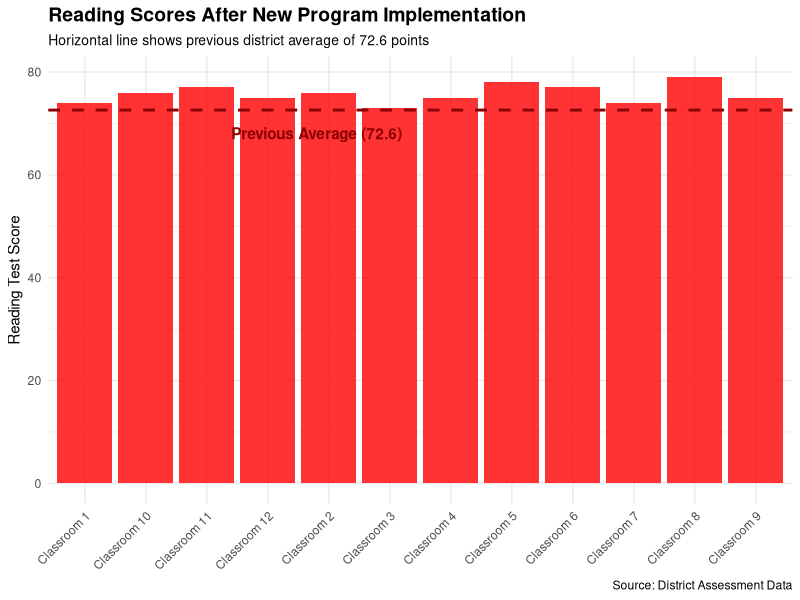

The R script that drew this image:
## ---- chunk 1
knitr::opts_chunk$set(echo = TRUE)
library(tidyverse)
## ---- chunk 2
# Known information about reading scores before the new program
prior_mean <- 72.6  # average score
prior_sd <- 4.8     # standard deviation

# Reading scores after implementing the new program (12 classrooms)
new_scores <- c(74, 76, 73, 75, 78, 77, 74, 79, 75, 76, 77, 75) # Replace with the actual scores

# Create a journalist-friendly dataset
score_data <- tibble(
  classroom = paste("Classroom", 1:12),
  reading_score = new_scores
)

# View the data
score_data
## ---- chunk 3
# Calculate statistics based on the new reading scores
new_stats <- score_data |> 
  summarise(
    mean = mean(reading_score),
    sd = sd(reading_score),
    n = n()
  )

new_stats
## ---- chunk 4
# STUDENT TASK: Choose an appropriate fill color for the bars
my_fill_color <- "red" # Replace with a color name like "royalblue", "darkgreen", etc.

# Create a visualization comparing new scores to the previous average
score_data |> 
ggplot(aes(x = classroom, y = reading_score)) +
  geom_col(fill = my_fill_color, alpha = 0.8) +
  geom_hline(yintercept = prior_mean, color = "darkred", size = 1, linetype = "dashed") +
  annotate("text", x = 2, y = prior_mean - 1, 
           label = "Previous Average (72.6)",  hjust = -0.5, vjust= 2, fontface = "bold", color = "darkred") +
  labs(
    title = "Reading Scores After New Program Implementation",
    subtitle = "Horizontal line shows previous district average of 72.6 points",
    x = NULL,
    y = "Reading Test Score",
    caption = "Source: District Assessment Data"
  ) +
  theme_minimal() +
  theme(
    plot.title = element_text(face = "bold", size = 14),
    plot.subtitle = element_text(size = 10),
    axis.text.x = element_text(angle = 45, hjust = 1)
  )
## ---- chunk 5
# Set the significance level for your test
alpha_level <- 0.05 # Replace with the appropriate value

# Perform a one-sample t-test
# Since we want to know if scores improved (increased), we use a one-sided test (alternative = "greater")
t_test_result <- t.test(
  score_data$reading_score,
  mu = prior_mean,
  alternative = "greater"
)

# Display the results
t_test_result
## ---- chunk 6
# Get the p-value
p_value <- t_test_result$p.value

# Calculate the 95% confidence interval
ci <- t.test(score_data$reading_score)$conf.int

# Create a tibble to display the key statistics for your story
story_stats <- tibble(
  `Previous average` = prior_mean,
  `New average` = mean(score_data),
  `Improvement` = mean(new_scores) - prior_mean,
  `Percent change` = round(((mean(new_scores) - prior_mean) / prior_mean) * 100, 1),
  `p-value` = p_value,
  `Lower bound` = ci[1],
  `Upper bound` = ci[2],
  `Confidence level` = "95%"
)

# Display the key statistics
story_stats
